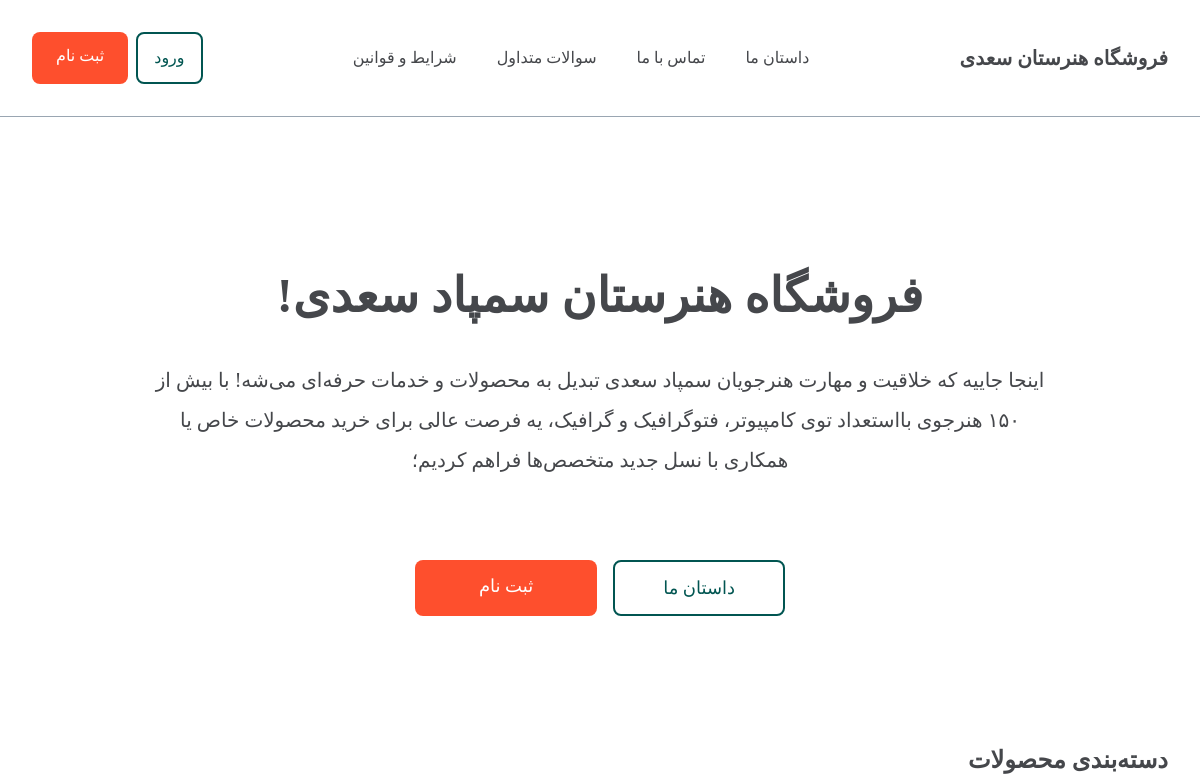
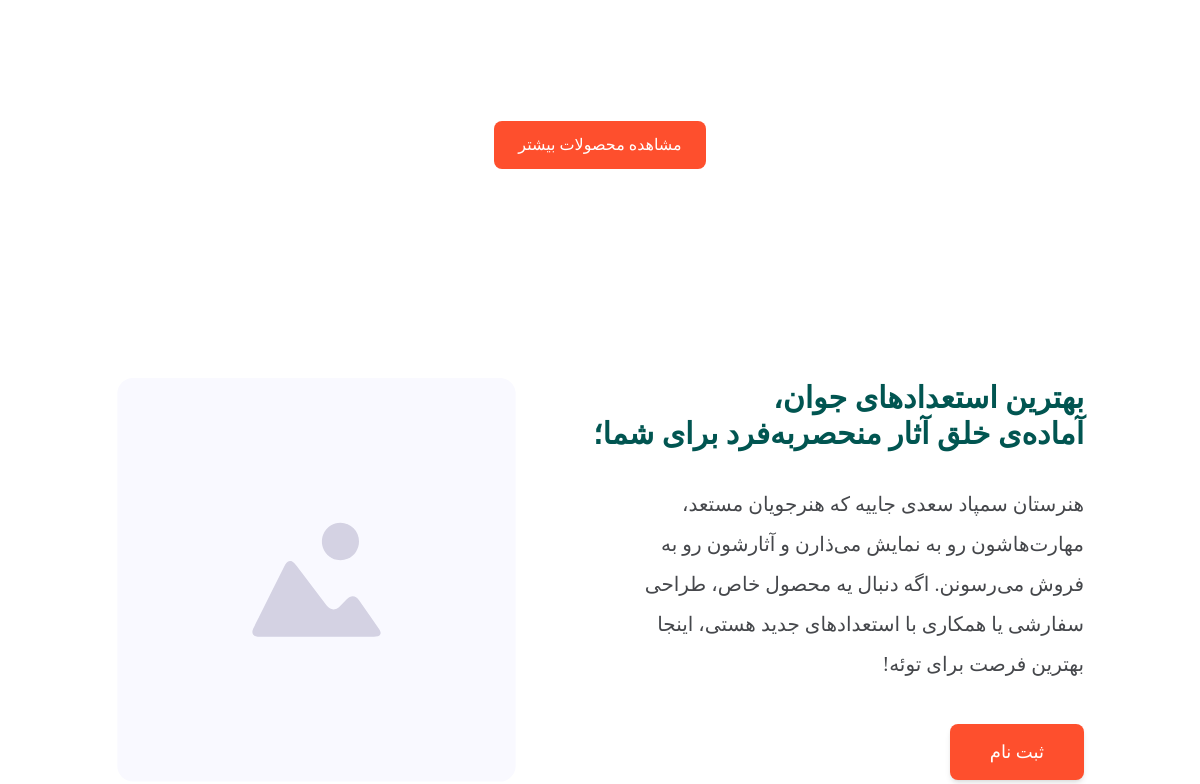
/ (upper part), run on an earlier commit of the app's database (2 pictures, top to bottom).
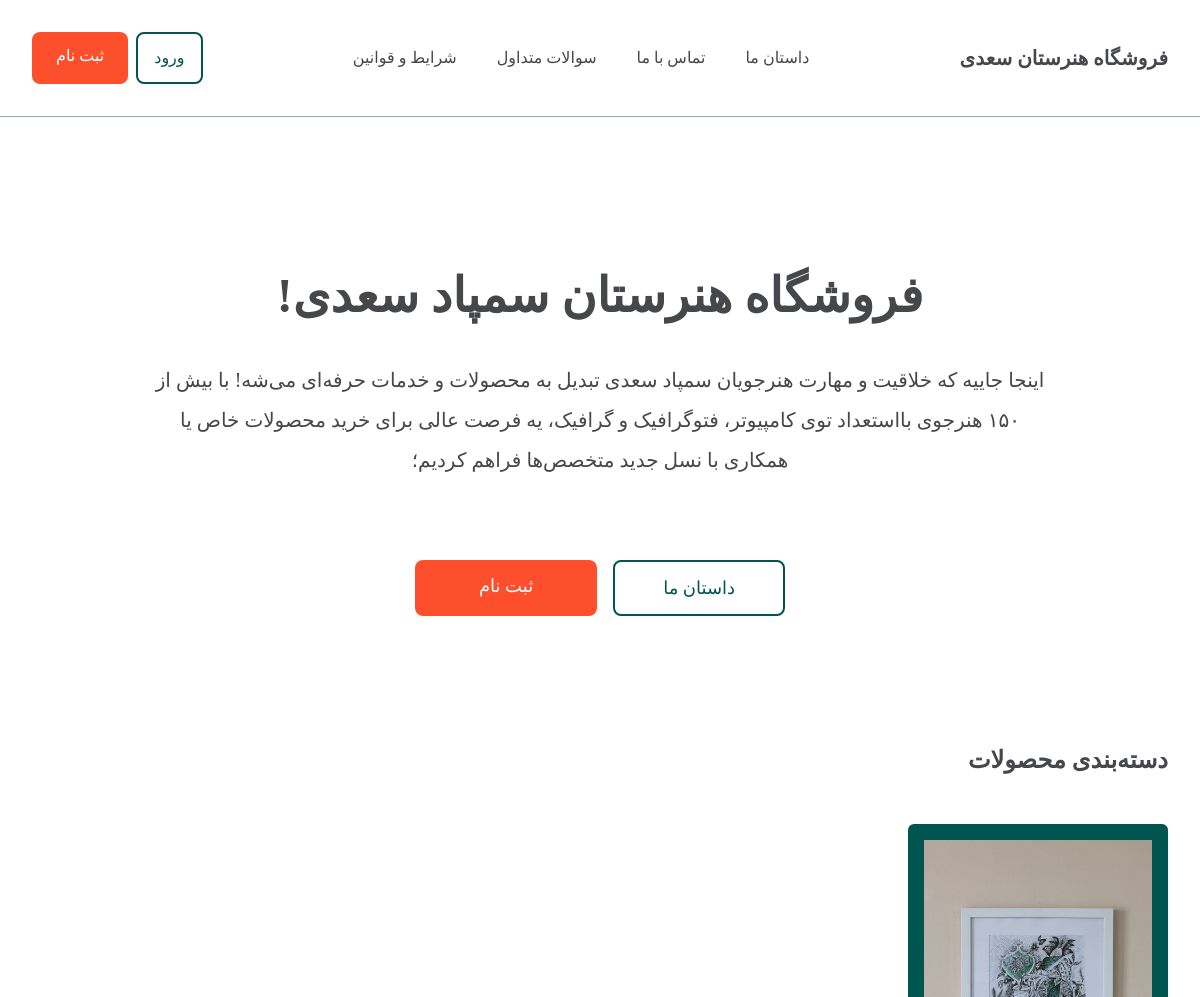
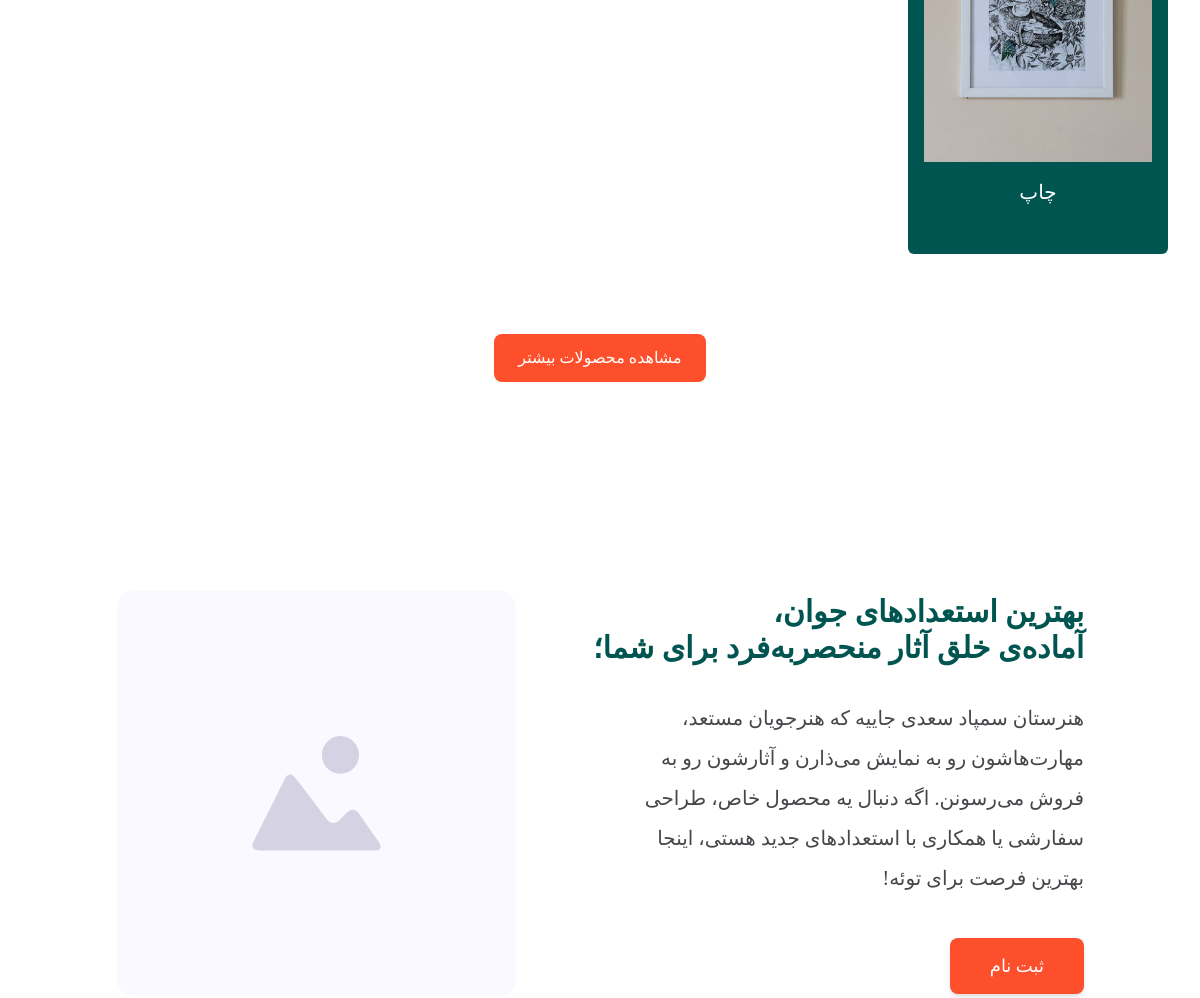
And on a later commit of the database (2 pictures, top to bottom).
### products/models.py (models this page shows, shortened)
class Product(models.Model):
    title = models.CharField(max_length=100)
    description = models.TextField()
    image = models.ImageField(null=True , blank=True)
    category = models.ForeignKey(category, on_delete=models.CASCADE ,null=True , blank=True)
    is_show = models.BooleanField(default=True)

### home/views.py (the view)
# urls.py: path('', home_page, name='home_page'),
def home_page(request):
    products = Product.objects.filter(is_show=True)[:4]
    context = {
        'products': products
    }
    return render(request, 'home/index.html', context)

### home/templates/home/index.html (shortened to what the changed rows need)
{% extends "shared/main_layout.html" %}
{% load static %}
{% block content %}
  <main class="pt-16 scroll-mt-24 min-h-screen">
    <section class="flex justify-center items-center py-10 md:py-20 px-4 sm:px-6 lg:px-8 md:mt-32 mt-8">
      <div class="text-darkgray text-center max-w-4xl mx-auto">
        <h1 class="font-bold text-2xl sm:text-3xl md:text-4xl lg:text-5xl pb-6 md:pb-10">
          فروشگاه هنرستان سمپاد سعدی!
        </h1>
      </div>
    </section>
    <section class="flex flex-col items-center justify-center py-12 px-4 sm:px-6 lg:px-8">
      <div class="w-full max-w-6xl mx-auto">
        <h2 class="text-2xl sm:text-3xl md:text-2xl font-semibold mb-8 md:mb-12 text-darkgray text-right w-full">
          دسته‌بندی محصولات
        </h2>
      </div>
      <div class="grid grid-cols-1 sm:grid-cols-2 lg:grid-cols-4 gap-4 md:gap-6 lg:gap-8 w-full max-w-6xl">
        {%  for product in products  %}
              <div class="bg-dark-teal p-4 rounded-md flex flex-col items-center text-center hover:scale-105 transition-transform">
                <img src=" {{product.image.url}}" alt="{{ product.title }}" class="object-contain mb-4 w-full">
                <h3 class="text-white text-lg md:text-xl font-medium mb-8">{{ product.title }}</h3>
              </div>
        {%  endfor  %}
      </div>
    </section>
  </main>
{% endblock content  %}

What changed in the data, as far as the page shows it:
added Product: image (picture), title "چاپ"
